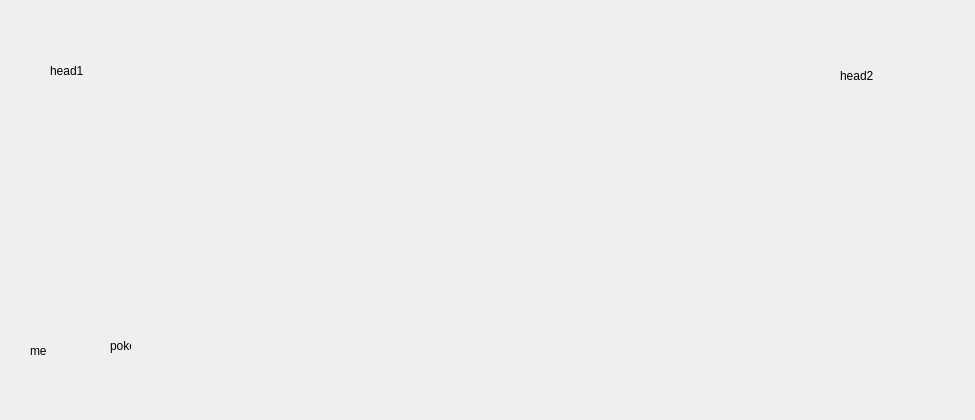
<?xml version="1.0" encoding="UTF-8"?>
<ui version="4.0">
 <class>Form</class>
 <widget class="QWidget" name="Form">
  <property name="geometry">
   <rect>
    <x>0</x>
    <y>0</y>
    <width>975</width>
    <height>420</height>
   </rect>
  </property>
  <property name="windowTitle">
   <string>Form</string>
  </property>
  <widget class="QLabel" name="label">
   <property name="geometry">
    <rect>
     <x>50</x>
     <y>50</y>
     <width>51</width>
     <height>41</height>
    </rect>
   </property>
   <property name="text">
    <string>head1</string>
   </property>
  </widget>
  <widget class="QLabel" name="label_2">
   <property name="geometry">
    <rect>
     <x>840</x>
     <y>50</y>
     <width>61</width>
     <height>51</height>
    </rect>
   </property>
   <property name="text">
    <string>head2</string>
   </property>
  </widget>
  <widget class="QLabel" name="label_3">
   <property name="geometry">
    <rect>
     <x>30</x>
     <y>320</y>
     <width>61</width>
     <height>61</height>
    </rect>
   </property>
   <property name="text">
    <string>me</string>
   </property>
  </widget>
  <widget class="QLabel" name="label_4">
   <property name="geometry">
    <rect>
     <x>110</x>
     <y>310</y>
     <width>21</width>
     <height>71</height>
    </rect>
   </property>
   <property name="text">
    <string>poker1</string>
   </property>
  </widget>
 </widget>
 <resources/>
 <connections/>
</ui>
